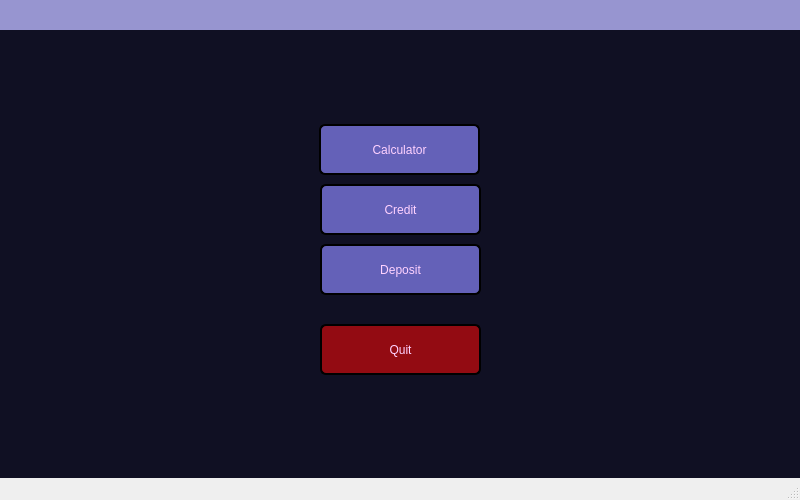
<?xml version="1.0" encoding="UTF-8"?>
<ui version="4.0">
 <class>MainWindow</class>
 <widget class="QMainWindow" name="MainWindow">
  <property name="geometry">
   <rect>
    <x>0</x>
    <y>0</y>
    <width>800</width>
    <height>500</height>
   </rect>
  </property>
  <property name="windowTitle">
   <string>SmartCalc v2.0 kizzywyn</string>
  </property>
  <widget class="QWidget" name="centralwidget">
   <property name="minimumSize">
    <size>
     <width>400</width>
     <height>400</height>
    </size>
   </property>
   <property name="font">
    <font/>
   </property>
   <property name="styleSheet">
    <string notr="true"/>
   </property>
   <layout class="QGridLayout" name="gridLayout">
    <property name="leftMargin">
     <number>0</number>
    </property>
    <property name="topMargin">
     <number>0</number>
    </property>
    <property name="rightMargin">
     <number>0</number>
    </property>
    <property name="bottomMargin">
     <number>0</number>
    </property>
    <property name="spacing">
     <number>0</number>
    </property>
    <item row="5" column="0">
     <widget class="QStackedWidget" name="stackedWidget">
      <property name="styleSheet">
       <string notr="true">QWidget {
/*background-color: rgb(8, 1, 18);*/
background-color: rgb(16, 16, 35);
border: none;
}</string>
      </property>
      <property name="currentIndex">
       <number>0</number>
      </property>
      <widget class="QWidget" name="pageMenu">
       <property name="styleSheet">
        <string notr="true"/>
       </property>
       <layout class="QGridLayout" name="gridLayout_2">
        <item row="2" column="1">
         <spacer name="verticalSpacer">
          <property name="orientation">
           <enum>Qt::Vertical</enum>
          </property>
          <property name="sizeHint" stdset="0">
           <size>
            <width>20</width>
            <height>93</height>
           </size>
          </property>
         </spacer>
        </item>
        <item row="3" column="1">
         <widget class="QWidget" name="widgetMenu" native="true">
          <property name="sizePolicy">
           <sizepolicy hsizetype="Fixed" vsizetype="Fixed">
            <horstretch>0</horstretch>
            <verstretch>0</verstretch>
           </sizepolicy>
          </property>
          <property name="minimumSize">
           <size>
            <width>200</width>
            <height>300</height>
           </size>
          </property>
          <property name="font">
           <font/>
          </property>
          <property name="styleSheet">
           <string notr="true">QWidget {
background:none;
}

QPushButton {
font: 20pt &quot;Kode Mono&quot;;
color: rgb(255, 210, 255);

border-radius: 6px;

border-style: solid;
border-width: 2px;

/*
rgb(240, 179, 61);
rgb(123, 120, 195);
border-color: rgb(123, 120, 195);
*/
background-color: rgb(100, 97, 184);
}

QPushButton:hover {
background-color: rgb(169, 167, 215);
}

QPushButton:pressed {
background-color: rgb(25, 24, 53);
}

</string>
          </property>
          <widget class="QPushButton" name="pushButtonToCalculator">
           <property name="geometry">
            <rect>
             <x>19</x>
             <y>20</y>
             <width>161</width>
             <height>51</height>
            </rect>
           </property>
           <property name="styleSheet">
            <string notr="true"/>
           </property>
           <property name="text">
            <string>Calculator</string>
           </property>
          </widget>
          <widget class="QPushButton" name="pushButtonToCredit">
           <property name="geometry">
            <rect>
             <x>20</x>
             <y>80</y>
             <width>161</width>
             <height>51</height>
            </rect>
           </property>
           <property name="styleSheet">
            <string notr="true"/>
           </property>
           <property name="text">
            <string>Credit</string>
           </property>
          </widget>
          <widget class="QPushButton" name="pushButtonToDeposit">
           <property name="geometry">
            <rect>
             <x>20</x>
             <y>140</y>
             <width>161</width>
             <height>51</height>
            </rect>
           </property>
           <property name="styleSheet">
            <string notr="true"/>
           </property>
           <property name="text">
            <string>Deposit</string>
           </property>
          </widget>
          <widget class="QPushButton" name="pushButtonExit">
           <property name="geometry">
            <rect>
             <x>20</x>
             <y>220</y>
             <width>161</width>
             <height>51</height>
            </rect>
           </property>
           <property name="styleSheet">
            <string notr="true">QPushButton {
background-color: rgb(147, 11, 18);
}

QPushButton:hover {
background-color: rgb(239, 42, 51);
}

QPushButton:pressed {
background-color: rgb(71, 5, 9);
}
</string>
           </property>
           <property name="text">
            <string>Quit</string>
           </property>
           <property name="icon">
            <iconset resource="../misc/resource.qrc">
             <normaloff>:/icons/exit_to_app_yellow.svg</normaloff>:/icons/exit_to_app_yellow.svg</iconset>
           </property>
           <property name="iconSize">
            <size>
             <width>25</width>
             <height>25</height>
            </size>
           </property>
          </widget>
         </widget>
        </item>
        <item row="4" column="1">
         <spacer name="verticalSpacer_2">
          <property name="orientation">
           <enum>Qt::Vertical</enum>
          </property>
          <property name="sizeHint" stdset="0">
           <size>
            <width>20</width>
            <height>93</height>
           </size>
          </property>
         </spacer>
        </item>
        <item row="3" column="0">
         <spacer name="horizontalSpacer_3">
          <property name="orientation">
           <enum>Qt::Horizontal</enum>
          </property>
          <property name="sizeHint" stdset="0">
           <size>
            <width>375</width>
            <height>20</height>
           </size>
          </property>
         </spacer>
        </item>
        <item row="3" column="2">
         <spacer name="horizontalSpacer_2">
          <property name="orientation">
           <enum>Qt::Horizontal</enum>
          </property>
          <property name="sizeHint" stdset="0">
           <size>
            <width>375</width>
            <height>20</height>
           </size>
          </property>
         </spacer>
        </item>
       </layout>
      </widget>
      <widget class="Calculator" name="pageCalculator"/>
      <widget class="CreditCalculator" name="pageCredit"/>
      <widget class="DepositCalculator" name="pageDeposit"/>
     </widget>
    </item>
    <item row="2" column="0" rowspan="3">
     <widget class="QWidget" name="widgetTopMenu" native="true">
      <property name="sizePolicy">
       <sizepolicy hsizetype="Preferred" vsizetype="Fixed">
        <horstretch>0</horstretch>
        <verstretch>0</verstretch>
       </sizepolicy>
      </property>
      <property name="minimumSize">
       <size>
        <width>0</width>
        <height>30</height>
       </size>
      </property>
      <property name="maximumSize">
       <size>
        <width>16777215</width>
        <height>30</height>
       </size>
      </property>
      <property name="styleSheet">
       <string notr="true">QWidget {
background-color:rgb(151, 149, 208);
/*background-color: rgb(65, 8, 145);*/
/*background-color: rgb(8, 1, 18);*/
border-bottom: 0px solid;
border-color: rgb(30, 28, 27);
}

QPushButton {
font: 13pt &quot;Anta&quot;;
color: black;
border: none;
background: none;
}

QPushButton:hover {
color: rgb(255, 210, 255);
}

QPushButton:pressed {
background-color: rgb(255, 210, 255);
color: black;
border-radius: 4px;
border-width: 0px;
border-style: solid;
border-color: transparent;
}</string>
      </property>
      <layout class="QGridLayout" name="gridLayout_3">
       <property name="leftMargin">
        <number>3</number>
       </property>
       <property name="topMargin">
        <number>0</number>
       </property>
       <property name="rightMargin">
        <number>0</number>
       </property>
       <property name="bottomMargin">
        <number>0</number>
       </property>
       <property name="spacing">
        <number>0</number>
       </property>
       <item row="0" column="2">
        <widget class="QPushButton" name="pushButtonCredit">
         <property name="minimumSize">
          <size>
           <width>22</width>
           <height>22</height>
          </size>
         </property>
         <property name="styleSheet">
          <string notr="true">QPushButton {
	image: url(:/icons/payments_black.svg);
}

QPushButton:hover {
image: url(:/icons/payments_yellow.svg);
}

QPushButton:pressed {
image: url(:/icons/payments_black.svg);
}</string>
         </property>
         <property name="text">
          <string/>
         </property>
         <property name="iconSize">
          <size>
           <width>17</width>
           <height>17</height>
          </size>
         </property>
        </widget>
       </item>
       <item row="0" column="0">
        <widget class="QPushButton" name="pushButtonMenu">
         <property name="sizePolicy">
          <sizepolicy hsizetype="Fixed" vsizetype="Fixed">
           <horstretch>0</horstretch>
           <verstretch>0</verstretch>
          </sizepolicy>
         </property>
         <property name="minimumSize">
          <size>
           <width>22</width>
           <height>22</height>
          </size>
         </property>
         <property name="styleSheet">
          <string notr="true">QPushButton {
image: url(:/icons/menu_black.svg);
}

QPushButton:hover {
image: url(:/icons/menu_yellow.svg);
}

QPushButton:pressed {
image: url(:/icons/menu_black.svg);
}</string>
         </property>
         <property name="text">
          <string/>
         </property>
         <property name="iconSize">
          <size>
           <width>17</width>
           <height>17</height>
          </size>
         </property>
        </widget>
       </item>
       <item row="0" column="1">
        <widget class="QPushButton" name="pushButtonCalculator">
         <property name="minimumSize">
          <size>
           <width>22</width>
           <height>22</height>
          </size>
         </property>
         <property name="styleSheet">
          <string notr="true">QPushButton {
	image: url(:/icons/calculate_black.svg);
}

QPushButton:hover {
image: url(:/icons/calculate_yellow.svg);
}

QPushButton:pressed {
image: url(:/icons/calculate_black.svg);
}</string>
         </property>
         <property name="text">
          <string/>
         </property>
         <property name="iconSize">
          <size>
           <width>17</width>
           <height>17</height>
          </size>
         </property>
        </widget>
       </item>
       <item row="0" column="4">
        <spacer name="horizontalSpacer">
         <property name="orientation">
          <enum>Qt::Horizontal</enum>
         </property>
         <property name="sizeHint" stdset="0">
          <size>
           <width>40</width>
           <height>20</height>
          </size>
         </property>
        </spacer>
       </item>
       <item row="0" column="3">
        <widget class="QPushButton" name="pushButtonDeposit">
         <property name="minimumSize">
          <size>
           <width>22</width>
           <height>22</height>
          </size>
         </property>
         <property name="styleSheet">
          <string notr="true">QPushButton {
	image: url(:/icons/savings_black.svg);
}

QPushButton:hover {
image: url(:/icons/savings_yellow.svg);
}

QPushButton:pressed {
image: url(:/icons/savings_black.svg);
}</string>
         </property>
         <property name="text">
          <string/>
         </property>
         <property name="iconSize">
          <size>
           <width>17</width>
           <height>17</height>
          </size>
         </property>
        </widget>
       </item>
      </layout>
     </widget>
    </item>
   </layout>
  </widget>
  <widget class="QMenuBar" name="menubar">
   <property name="geometry">
    <rect>
     <x>0</x>
     <y>0</y>
     <width>800</width>
     <height>37</height>
    </rect>
   </property>
  </widget>
  <widget class="QStatusBar" name="statusbar"/>
  <action name="actionCalculator">
   <property name="text">
    <string>Calculator</string>
   </property>
  </action>
  <action name="actionCredit">
   <property name="text">
    <string>Credit</string>
   </property>
  </action>
  <action name="actionDeposit">
   <property name="text">
    <string>Deposit</string>
   </property>
  </action>
  <action name="actionQuit">
   <property name="text">
    <string>Quit</string>
   </property>
  </action>
 </widget>
 <customwidgets>
  <customwidget>
   <class>Calculator</class>
   <extends>QWidget</extends>
   <header>calculator.h</header>
   <container>1</container>
  </customwidget>
  <customwidget>
   <class>CreditCalculator</class>
   <extends>QWidget</extends>
   <header>creditcalculator.h</header>
   <container>1</container>
  </customwidget>
  <customwidget>
   <class>DepositCalculator</class>
   <extends>QWidget</extends>
   <header>depositcalculator.h</header>
   <container>1</container>
  </customwidget>
 </customwidgets>
 <resources>
  <include location="../misc/resource.qrc"/>
 </resources>
 <connections/>
</ui>
